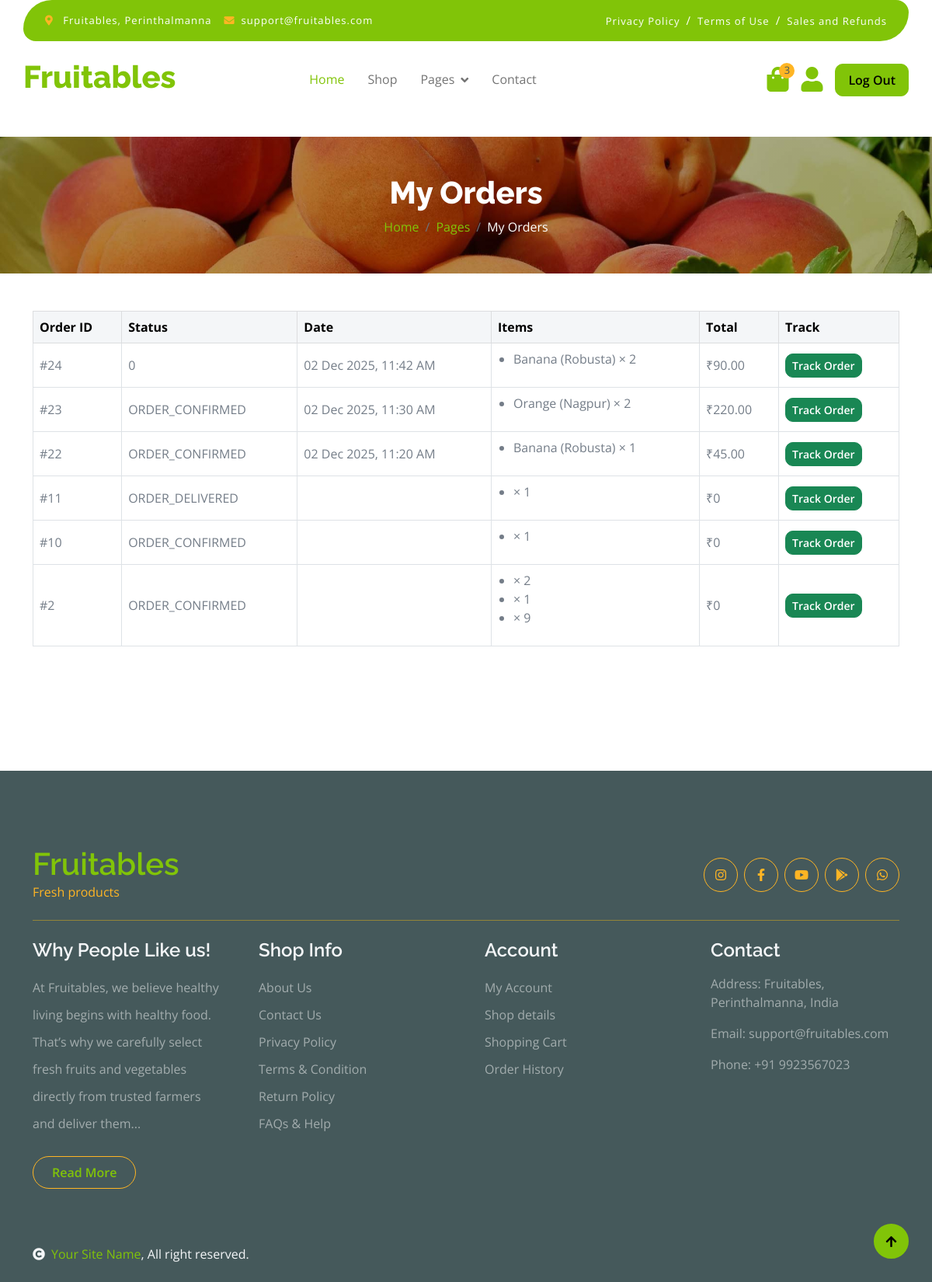
The page /orders/my_orders/ (signed in) on the database as committed earlier.
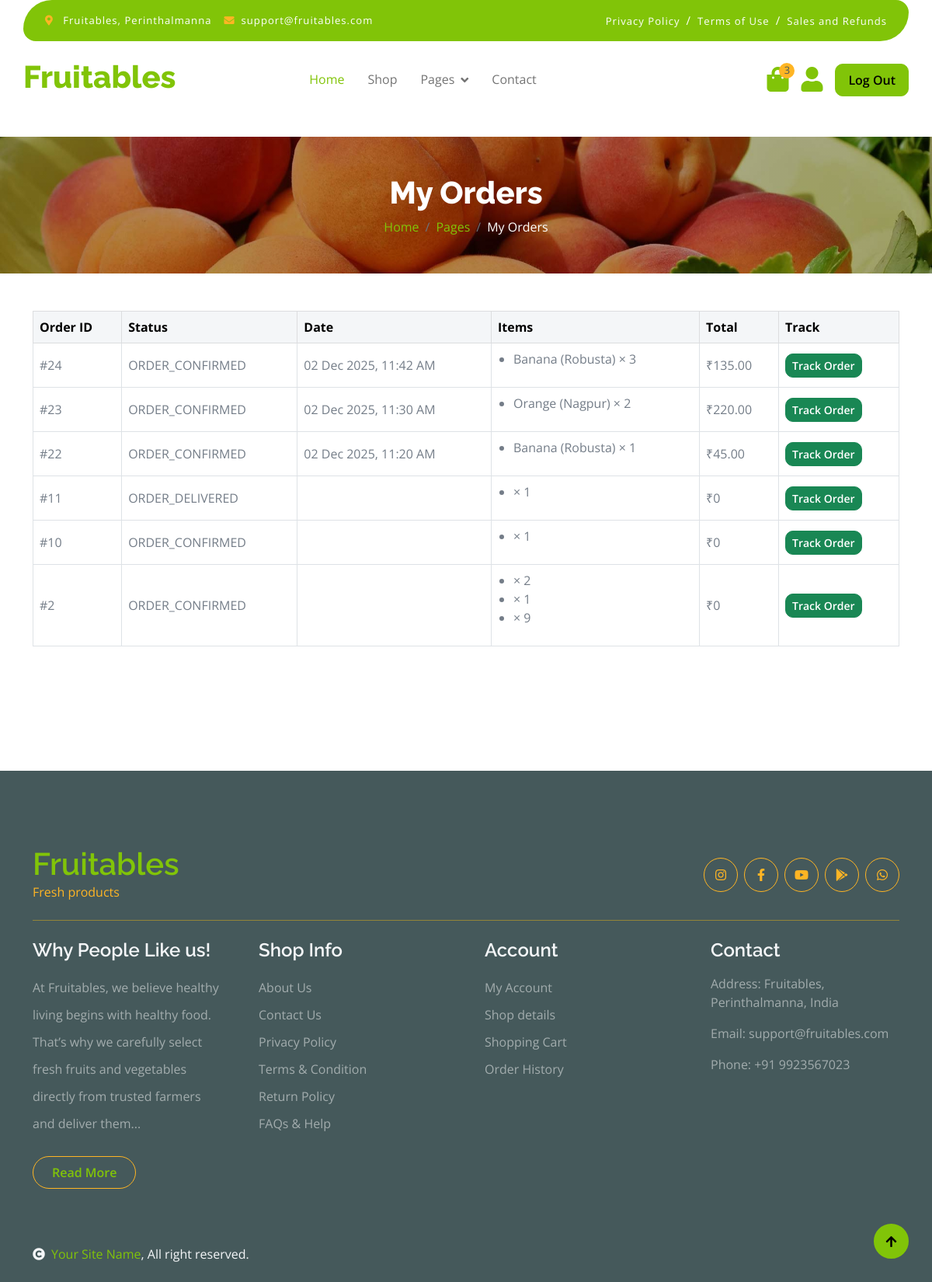
The same page on the database as committed later.
### orders/models.py (models this page shows)
class orders(models.Model):
    owner=models.ForeignKey(Customer,on_delete=models.SET_NULL,null=True,related_name='orders')
    LIVE=1
    DELETE=0
    DELETE_choice=((LIVE,'live'),(DELETE,'delete'))
    CART_STAGE=0
    ORDER_CONFIRMED=1
    ORDER_PROCESSED=2
    ORDER_DELIVERED=3
    ORDER_REJECTED=4
    STATUS_CHOICE=((ORDER_CONFIRMED,'ORDER_CONFIRMED'),(ORDER_PROCESSED,'ORDER_PROCESSED'),(ORDER_DELIVERED,"ORDER_DELIVERED"),( ORDER_REJECTED," ORDER_REJECTED"))
    order_status=models.IntegerField(choices=STATUS_CHOICE,default=CART_STAGE)
    delete_status=models.IntegerField(choices=DELETE_choice,default=LIVE)
    created_at=models.DateTimeField(auto_now_add=True)
    updated_at=models.DateTimeField(auto_now=True)

class CartItem(models.Model):
    product=models.ForeignKey(Product,on_delete=models.SET_NULL,null=True,related_name="added_carts")
    quantity=models.PositiveIntegerField(default=1)
    owner=models.ForeignKey(orders,on_delete=models.CASCADE,related_name='added_items')
    @property
    def total_price(self):
        if self.product is None:
            return 0
        return self.product.price * self.quantity

### products/models.py (models this page shows, shortened)
class Product(models.Model):
    LIVE=1
    DELETE=0
    DELETE_choice=((LIVE,'live'),(DELETE,'delete'))
    name=models.CharField(max_length=20)
    price=models.DecimalField(max_digits=10,decimal_places=2)
    description=models.TextField()
    image=models.ImageField(upload_to='products/')
    priority=models.IntegerField(default=0)
    delete_status=models.IntegerField(choices=DELETE_choice,default=LIVE)
    category = models.CharField(max_length=20, choices=CATEGORY_CHOICES, default='other')
    created_at=models.TimeField(auto_now_add=True)
    updated_at=models.DateTimeField(auto_now=True)

### orders/views.py (the view)
# urls.py: path("my_orders/", views.my_orders, name="my_orders"),
@login_required
def my_orders(request):
    customer = Customer.objects.get(user=request.user)
    all_orders = orders.objects.filter(owner=customer).order_by('-id')
    for order in all_orders:
        order.total_amount = sum(item.total_price for item in order.added_items.all())
    return render(request, "my_orders.html", {
        "all_orders": all_orders
    })

### orders/templates/my_orders.html
{% extends 'blank.html' %}
{% load static %}
{% block content %}
{% load tz %}
{% include 'banner.html' with page_title="My Orders" %}
<div class="container py-5">
    {% if all_orders %}
    <div class="table-responsive">
        <table class="table table-bordered align-middle">
            <thead class="table-light">
                <tr>
                    <th>Order ID</th>
                    <th>Status</th>
                    <th>Date</th>
                    <th>Items</th>
                    <th>Total</th>
                    <th>Track</th>
                </tr>
            </thead>
            <tbody>
                {% for order in all_orders %}
                <tr>
                    <td>#{{ order.id }}</td>
                    <td>
                        {{ order.get_order_status_display }}
                    </td>
                    <td>
                        {% localtime on %}
                        {{ order.created_at|localtime|date:"d M Y, h:i A" }}
                        {% endlocaltime %}
                    </td>
                    <td style="min-width: 200px;">
                        <ul style="padding-left: 20px;">
                            {% for item in order.added_items.all %}
                                <li>{{ item.product.name }} × {{ item.quantity }}</li>
                            {% empty %}
                                <li>No items</li>
                            {% endfor %}
                        </ul>
                    </td>
                    <td>
                        ₹{{ order.total_amount }}
                    </td>
                    <td>
                        <a href="{% url 'track_order' order.id %}"
                           class="btn btn-success btn-sm">
                            Track Order
                        </a>
                    </td>
                </tr>
                {% endfor %}
            </tbody>
        </table>
    </div>
    {% else %}
        <p>No orders found.</p>
    {% endif %}
</div>
{% endblock %}

### products/templates/blank.html (shortened to what this page needs)
{% load static %}
<!DOCTYPE html>
<html lang="en">
    <head>
        <link rel="stylesheet" href="https://use.fontawesome.com/releases/v5.15.4/css/all.css"/>
        <link href="https://cdn.jsdelivr.net/npm/bootstrap-icons@1.4.1/font/bootstrap-icons.css" rel="stylesheet">
        <link href="{% static 'lib/lightbox/css/lightbox.min.css' %}" rel="stylesheet">
        <link href="{% static  'lib/owlcarousel/assets/owl.carousel.min.css' %}" rel="stylesheet">
        <link href="{% static 'css/bootstrap.min.css' %}" rel="stylesheet">
        <link href="{% static 'css/style.css' %}" rel="stylesheet">
    </head>
    <body>
        <div class="container-fluid fixed-top">
            <div class="container topbar bg-primary d-none d-lg-block">
                <div class="d-flex justify-content-between">
                    <div class="top-info ps-2">
                        <small class="me-3"><i class="fas fa-map-marker-alt me-2 text-secondary"></i> <a href="#" class="text-white">Fruitables, Perinthalmanna</a></small>
                        <small class="me-3"><i class="fas fa-envelope me-2 text-secondary"></i><a href="#" class="text-white">support@fruitables.com</a></small>
                    </div>
                    <div class="top-link pe-2">
                        <a href="{% url 'privacy' %}" class="text-white"><small class="text-white mx-2">Privacy Policy</small>/</a>
                        <a href="{% url 'privacy' %}" class="text-white"><small class="text-white mx-2">Terms of Use</small>/</a>
                        <a href="{% url 'privacy' %}" class="text-white"><small class="text-white ms-2">Sales and Refunds</small></a>
                    </div>
                </div>
            </div>
            <div class="container px-0">
                <nav class="navbar navbar-light bg-white navbar-expand-xl">
                    <a href="{% url 'index' %}" class="navbar-brand"><h1 class="text-primary display-6">Fruitables</h1></a>
                    <div class="collapse navbar-collapse bg-white" id="navbarCollapse">
  <div class="navbar-nav mx-auto">
                            <a href="{% url 'index' %}" class="nav-item nav-link active">Home</a>
                            <a href="{% url 'product' %}" class="nav-item nav-link">Shop</a>
                            <div class="nav-item dropdown">
                                <a href="#" class="nav-link dropdown-toggle" data-bs-toggle="dropdown">Pages</a>
                            </div>
                            <a href="{% url 'contact' %}" class="nav-item nav-link">Contact</a>
                        </div>
                        <div class="d-flex align-items-center gap-3 ms-auto">
                     <a href="{% url 'cart' %}" class="position-relative">
        <i class="fa fa-shopping-bag fa-2x text-primary"></i>
        <span class="position-absolute bg-secondary rounded-circle d-flex align-items-center justify-content-center text-dark px-1"
              style="top: -5px; right: -8px; height: 20px; min-width: 20px; font-size: 13px;">
            3
        </span>
    </a>
    <a href="{% url 'register' %}">
        <i class="fas fa-user fa-2x text-primary"></i>
    </a>
    <a href="{% url 'logout' %}" class="btn btn-primary px-3 py-2">
        Log Out
    </a>
</div>
                    </div>
                </nav>
            </div>
        </div>
{% block banner %}
place banner here
{% endblock banner %}
       {% block content %}{% endblock content %}
       <br>
       <br>
        <div class="container-fluid bg-dark text-white-50 footer pt-5 mt-5">
            <div class="container py-5">
                <div class="pb-4 mb-4" style="border-bottom: 1px solid rgba(226, 175, 24, 0.5) ;">
                    <div class="row g-4">
                        <div class="col-lg-3">
                            <a href="#">
                                <h1 class="text-primary mb-0">Fruitables</h1>
                                <p class="text-secondary mb-0">Fresh products</p>
                            </a>
                        </div>
                        <div class="col-lg-6">
                        </div>
                        <div class="col-lg-3">
      <div class="d-flex justify-content-end pt-3">
        <a class="btn btn-outline-secondary me-2 btn-md-square rounded-circle" href="https://www.instagram.com/"><i class="fab fa-instagram"></i></a>
        <a class="btn btn-outline-secondary me-2 btn-md-square rounded-circle" href="https://www.facebook.com/"><i class="fab fa-facebook-f"></i></a>
        <a class="btn btn-outline-secondary me-2 btn-md-square rounded-circle" href="https://www.youtube.com"><i class="fab fa-youtube"></i></a>
        <a class="btn btn-outline-secondary me-2 btn-md-square rounded-circle" href="https://play.google.com/store"
   target="_blank"><i class="fab fa-google-play"></i></a>
        <a class="btn btn-outline-secondary btn-md-square rounded-circle" href="https://www.whatsapp.com/?lang=en"><i class="fab fa-whatsapp"></i></a>
    </div>
</div>
                    </div>
                </div>
                <div class="row g-5">
                    <div class="col-lg-3 col-md-6">
                        <div class="footer-item">
                            <h4 class="text-light mb-3">Why People Like us!</h4>
                            <p class="mb-4">At Fruitables, we believe healthy living begins with healthy food.
        That’s why we carefully select fresh fruits and vegetables directly
        from trusted farmers and deliver them...</p>
                            <a href="{% url 'readmore' %}" class="btn border-secondary py-2 px-4 rounded-pill text-primary">Read More</a>
                        </div>
                    </div>
                    <div class="col-lg-3 col-md-6">
                        <div class="d-flex flex-column text-start footer-item">
                            <h4 class="text-light mb-3">Shop Info</h4>
                            <a class="btn-link" href="{% url 'readmore' %}">About Us</a>
                            <a class="btn-link" href="{% url 'contact' %}">Contact Us</a>
                            <a class="btn-link" href="{% url 'privacy' %}">Privacy Policy</a>
                            <a class="btn-link" href="{% url 'privacy' %}">Terms & Condition</a>
                            <a class="btn-link" href="{% url 'returnpolicy' %}">Return Policy</a>
                            <a class="btn-link" href="{% url 'faq' %}">FAQs & Help</a>
                        </div>
                    </div>
                    <div class="col-lg-3 col-md-6">
                        <div class="d-flex flex-column text-start footer-item">
                            <h4 class="text-light mb-3">Account</h4>
                            <a class="btn-link" href="{% url 'login' %}">My Account</a>
                            <a class="btn-link" href="{% url 'contact' %}">Shop details</a>
                            <a class="btn-link" href="{% url 'cart' %}">Shopping Cart</a>
                            <a class="btn-link" href="{% url 'my_orders' %}">Order History</a>
                        </div>
                    </div>
                    <div class="col-lg-3 col-md-6">
                        <div class="footer-item">
                            <h4 class="text-light mb-3">Contact</h4>
                            <p>Address: Fruitables, Perinthalmanna, India</p>
                            <p>Email: support@fruitables.com</p>
                            <p>Phone:  +91 9923567023 </p>
                        </div>
                    </div>
                </div>
            </div>
        </div>
        <div class="container-fluid copyright bg-dark py-4">
            <div class="container">
                <div class="row">
                    <div class="col-md-6 text-center text-md-start mb-3 mb-md-0">
                        <span class="text-light"><a href="#"><i class="fas fa-copyright text-light me-2"></i>Your Site Name</a>, All right reserved.</span>
                    </div>
                </div>
            </div>
        </div>
        <a href="#" class="btn btn-primary border-3 border-primary rounded-circle back-to-top"><i class="fa fa-arrow-up"></i></a>
    </body>
</html>

### products/templates/banner.html
{% load static %}
        <div class="container-fluid page-header py-5">
            <h1 class="text-center text-white display-6">{{ page_title }}</h1>
            <ol class="breadcrumb justify-content-center mb-0">
                <li class="breadcrumb-item"><a href="{% url 'index' %}">Home</a></li>
                <li class="breadcrumb-item"><a href="#">Pages</a></li>
                <li class="breadcrumb-item active text-white">{{ page_title }}</li>
            </ol>
        </div>

### static/css/style.css (style rules this page uses)
.back-to-top { position: fixed; right: 30px; bottom: 30px; display: flex; width: 45px; height: 45px; align-items: center; justify-content: center; transition: 0.5s; z-index: 99; }
.btn { font-weight: 600; transition: .5s; }
.btn-md-square { width: 44px; height: 44px; }
.btn-square, .btn-sm-square, .btn-md-square, .btn-lg-square { padding: 0; display: flex; align-items: center; justify-content: center; font-weight: normal; }
.btn.border-secondary { transition: 0.5s; }
.fixed-top { transition: 0.5s; background: var(--bs-white); border: 0; }
.topbar { padding: 20px; border-radius: 230px 100px; }
.topbar .top-info { font-size: 15px; line-height: 0; letter-spacing: 1px; display: flex; align-items: center; }
.topbar .top-link { font-size: 15px; line-height: 0; letter-spacing: 1px; display: flex; align-items: center; }
.topbar .top-link a { letter-spacing: 1px; }
.navbar .navbar-nav .nav-link { padding: 10px 15px; font-size: 16px; transition: .5s; }
.navbar { height: 100px; border-bottom: 1px solid rgba(255, 255, 255, .1); }
.navbar .navbar-nav .nav-link:hover, .navbar .navbar-nav .nav-link.active, .fixed-top.bg-white .navbar .navbar-nav .nav-link:hover, .fixed-top.bg-white .navbar .navbar-nav .nav-link.active { color: var(--bs-primary); }
.navbar .dropdown-toggle::after { border: none; content: "\f107"; font-family: "Font Awesome 5 Free"; font-weight: 700; vertical-align: middle; margin-left: 8px; }
.page-header { position: relative; background: linear-gradient(rgba(0, 0, 0, 0.3), rgba(0, 0, 0, 0.3)), url(../img/cart-page-header-img.jpg); background-position: center center; background-repeat: no-repeat; background-size: cover; }
@media (min-width: 992px) { .hero-header, .page-header { margin-top: 152px !important; } }
.footer .footer-item .btn-link { line-height: 35px; color: rgba(255, 255, 255, .5); transition: 0.5s; }
.footer .footer-item p.mb-4 { line-height: 35px; }

Rows that differ between the two databases and show on the page:
changed orders "02 Dec 2025, 11:42 AM": order_status "0" → "ORDER_CONFIRMED"; total_amount "90.00" → "135.00"
changed CartItem (number 1 of 8 on the later page): quantity "2" → "3"
